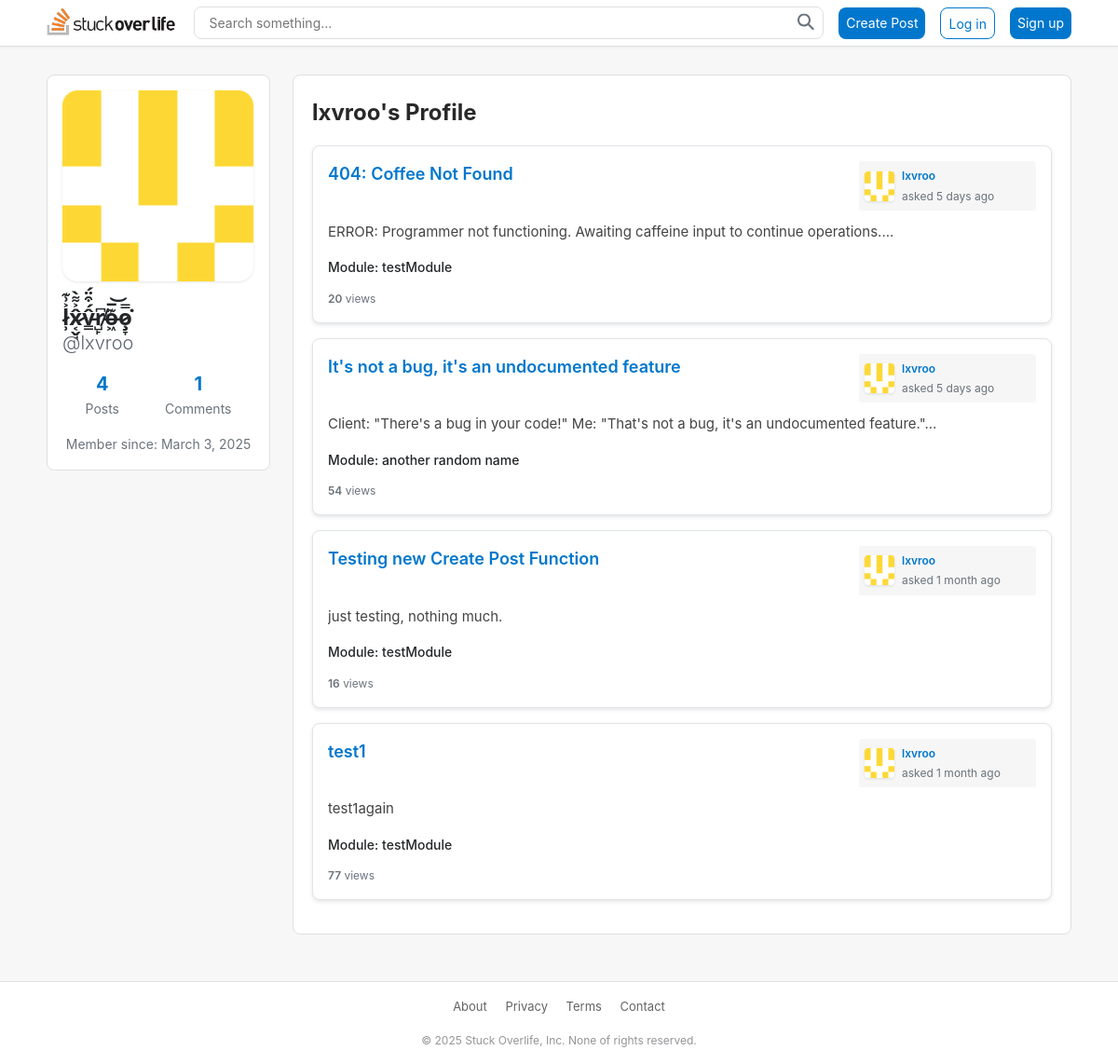
Screenshot of /models/profile.php?user_id=1 with the database file from the repository.
### tables this page shows
CREATE TABLE `user` (
  `UserID` int(11) NOT NULL,
  `username` varchar(255) NOT NULL,
  `firstname` varchar(100) NOT NULL,
  `lastname` varchar(100) NOT NULL,
  `password` varchar(255) NOT NULL DEFAULT '',
  `avatar` varchar(100) DEFAULT NULL,
  `dob` date DEFAULT NULL,
  `bio` text DEFAULT NULL,
  `status` enum('Active','Blocked','Banned','Archived','Unknown') NOT NULL DEFAULT 'Active',
  `role` enum('user','admin') NOT NULL DEFAULT 'user',
  `createdAt` datetime NOT NULL DEFAULT current_timestamp()
);

CREATE TABLE `posts` (
  `PostID` int(11) NOT NULL,
  `title` varchar(255) NOT NULL,
  `content` text NOT NULL,
  `ModuleID` int(11) NOT NULL,
  `UserID` int(11) NOT NULL,
  `createdAt` datetime NOT NULL DEFAULT current_timestamp(),
  `updatedAt` datetime NOT NULL DEFAULT current_timestamp() ON UPDATE current_timestamp(),
  `AssetID` int(11) DEFAULT NULL,
  `viewCount` int(11) DEFAULT 0
);

CREATE TABLE `modules` (
  `ModuleID` int(11) NOT NULL,
  `moduleName` varchar(255) NOT NULL,
  `description` varchar(255) NOT NULL
);

### views/profile.html.php (the view, shortened to what the rows shown need)
<?php
$posts = isset($userPosts) ? $userPosts : [];
?>
<div class="profile-header-container">
    <?php if(isset($isOwnProfile) && $isOwnProfile): ?>
        <p>My Profile</p>
    <?php else: ?>
        <p><?= htmlspecialchars($profileUser['username'], ENT_QUOTES, 'UTF-8') ?>'s Profile</p>
    <?php endif; ?>
</div>
<?php if (empty($posts)): ?>
    <div style="text-align: center;">
        <?php if(isset($isOwnProfile) && $isOwnProfile): ?>
            <p>You haven't created any posts yet.</p>
        <?php else: ?>
            <p>This user hasn't created any posts yet.</p>
        <?php endif; ?>
    </div>
<?php else: ?>
    <?php foreach($posts as $post): ?>
        <div class="post">
            <div class="post-with-votes">
                <div class="post-main">
                    <div class="post-header">
                        <a class="post-title" href="/coursework/models/posts.php?id=<?= $post['PostID'] ?>"><?= htmlspecialchars($post['title'], ENT_QUOTES, 'UTF-8') ?></a>
                        <div class="user-info">
                            <div class="user-avatar">
                                <?php
                                    $author = getUserByPost($pdo, $post['PostID']);
                                    $postAvatar = htmlspecialchars($author['avatar'], ENT_QUOTES, 'UTF-8');
                                ?>
                                <img height="32px" src="/coursework/assets/images/random_pfp/<?= $postAvatar ?>" alt="User avatar">
                            </div>
                            <div class="user-info-details">
                                <a href="/coursework/models/profile.php?user_id=<?= htmlspecialchars($post['UserID'], ENT_QUOTES, 'UTF-8') ?>" class="user-name"><?= htmlspecialchars($post['username'], ENT_QUOTES, 'UTF-8') ?></a>
                                <span class="user-reputation">asked <?= timeAgo($post['createdAt']) ?></span>
                            </div>
                        </div>
                    </div>
                    <div class="post-content post-preview">
                        <?php
                        echo trimLine(htmlspecialchars($post['content'], ENT_QUOTES, 'UTF-8'))
                        ?>
                    </div>
                    <div class="post-module">
                        Module: <?= htmlspecialchars($post['moduleName'], ENT_QUOTES, 'UTF-8') ?>
                    </div>
                    <div class="post-stats">
                        <div class="post-stat">
                            <span class="post-stat-value"><?= htmlspecialchars($post['viewCount'], ENT_QUOTES, 'UTF-8') ?></span> views
                        </div>
                    </div>
                </div>
            </div>
        </div>
    <?php endforeach; ?>
<?php endif; ?>

### views/layout.html.php (shortened to what the rows shown need)
<!DOCTYPE html>
<html lang="en">
<head>
    <link rel="stylesheet" href="/coursework/style.css">
</head>
<body class="<?= $pageType ?? '' ?>">
    <div class="main-container">
        <main class="main-content">
            <?= $output ?>
        </main>
<aside class="sidebar">
    <div class="sidebar-widget">
        <?php if(isset($pageType) && $pageType === 'profile-page'): ?>
            <div class="profile-card">
                <div class="profile-header">
                    <img class="profile-avatar" src="/coursework/assets/images/random_pfp/<?= htmlspecialchars($profileUser['avatar'], ENT_QUOTES, 'UTF-8') ?>" alt="User avatar">
                    <div class="profile-names">
                        <h3 class="profile-fullname">
                            <?= htmlspecialchars($profileUser['firstname'] ?? '', ENT_QUOTES, 'UTF-8') ?>
                        </h3>
                        <p class="profile-username">@<?= htmlspecialchars($profileUser['username'] ?? 'anonymous', ENT_QUOTES, 'UTF-8') ?></p>
                    </div>
                </div>
                <div class="profile-stats">
                    <div class="stat-item">
                        <span class="stat-value"><?= getUserPostCount($pdo, $profileUserId) ?? 0 ?></span>
                        <span class="stat-label">Posts</span>
                    </div>
                    <div class="stat-item">
                        <span class="stat-value"><?= getUserCommentCount($pdo, $profileUserId) ?? 0 ?></span>
                        <span class="stat-label">Comments</span>
                    </div>
                </div>
                <div class="profile-details">
                    <div class="member-since">
                        <span>Member since: <?= formatDate($currentUser['createdAt'] ?? '') ?></span>
                    </div>
                </div>
            </div>
        <?php elseif(isLoggedIn()): ?>
            <h3>Quote of the day</h3>
            <p>"The only way to do great work is to love what you do." </br>- Steve Jobs</p>
        <?php else: ?>
            <p>Welcome to Stuck Overlife!</p>
            <p>Please <a href="/coursework/models/login.php">log in</a> or <a href="/coursework/models/register.php">sign up</a> to post questions and answers.</p>
        <?php endif; ?>
    </div>
</aside>
    </div>
</body>
</html>

### rows the page displays
user: username "lxvroo", avatar (picture), firstname "l̷̹͐͗͊x̷͔̬̘̂͐͌̀v̵͇̂́͒̈́r̸̺̙͆o̶͖͊̅͝o̷̧̞̿͘", createdAt "March 3, 2025"
posts: title "404: Coffee Not Found", UserID.avatar (picture), UserID.username "lxvroo", createdAt "5 days ago", content "ERROR: Programmer not functioning. Awaiting caffeine input to continue operations....", ModuleID.moduleName "testModule", viewCount "20"
posts: title "It's not a bug, it's an undocumented feature", UserID.avatar (picture), UserID.username "lxvroo", createdAt "5 days ago", content "Client: \"There's a bug in your code!\" Me: \"That's not a bug, it's an undocumented feature.\"...", ModuleID.moduleName "another random name", viewCount "54"
posts: title "Testing new Create Post Function", UserID.avatar (picture), UserID.username "lxvroo", createdAt "1 month ago", content "just testing, nothing much.", ModuleID.moduleName "testModule", viewCount "16"
posts: title "test1", UserID.avatar (picture), UserID.username "lxvroo", createdAt "1 month ago", content "test1again", ModuleID.moduleName "testModule", viewCount "77"

### other values shown
getUserPostCount($pdo, $profileUserId) "4"
getUserCommentCount($pdo, $profileUserId) "1"
